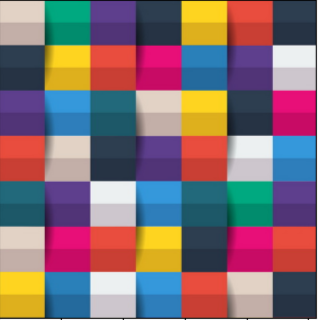
#> input picture test/test_basic_grama/image_rec/opencv_test/image/imgB2.png, 318 x 320 px
$ python exam_test.py
#> lines starting #> are read from the running program, lines starting #| are printed output that depends on the picture
import cv2  # 答题卡识别
import numpy as np
import pandas as pd
from matplotlib import pyplot as plt

from opencv_test.utils.cv2_related import cv_show

# [66 lines left out: functions judgeX, judgeY, imgBrightness, judge, judge_point, judge_ID, not called in this run]
def judge_Subject(subject,mode):
    return judge(subject[0][0],subject[0][1],mode)


# [224 lines left out: functions order_points, four_point_transform, red_img, hellotransform, not called in this run]
# 逆变换把正常转换为不正常
def transform_reverse():
    img = cv2.imread("../image/imgB2.png")  # 读取彩色图像(BGR)
#> img is the input picture: shape (320, 318, 3); mean B, G, R 116.2, 109.6, 133.6
    rows, cols, ch = img.shape
#> rows = 320; cols = 318; ch = 3

    pts1 = np.float32([[50, 50], [200, 50], [50, 200]])  # 初始位置
    pts2 = np.float32([[50, 100], [200, 50], [100, 250]])  # 终止位置
    MA = cv2.getAffineTransform(pts1, pts2)  # 计算 2x3 变换矩阵 MA
    dst = cv2.warpAffine(img, MA, (cols, rows))  # 实现仿射变换
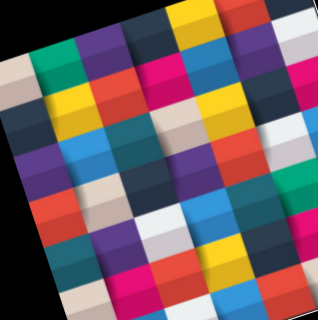
#> dst: shape (320, 318, 3); mean B, G, R 101.1, 95.8, 116.2

    plt.figure(figsize=(9, 6))
    plt.subplot(121), plt.imshow(cv2.cvtColor(img, cv2.COLOR_BGR2RGB)), plt.title("Original")
    plt.subplot(122), plt.imshow(cv2.cvtColor(dst, cv2.COLOR_BGR2RGB)), plt.title("warpAffine")
    plt.show()
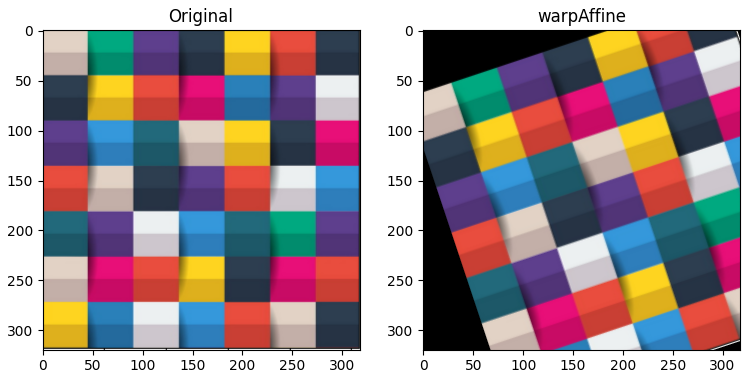
#> figure drawn by matplotlib, 2 panels

if __name__ == '__main__':
    transform_reverse()

$ run again, with test/test_basic_grama/image_rec/opencv_test/image/apple.png copied over test/test_basic_grama/image_rec/opencv_test/image/imgB2.png
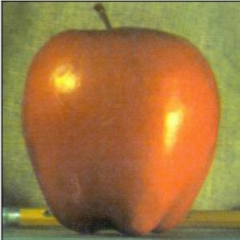
#> input picture test/test_basic_grama/image_rec/opencv_test/image/apple.png, 240 x 240 px
#> in transform_reverse, img is the input picture: shape (240, 240, 3); mean B, G, R 64.4, 118.2, 158.5
#> in transform_reverse, `dst = cv2.warpAffine(img, MA, (cols, rows))`:
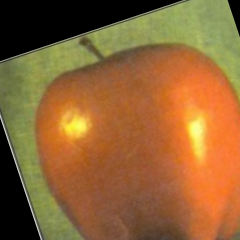
#> dst: shape (240, 240, 3); mean B, G, R 52.9, 100.7, 144
#> in transform_reverse, `plt.show()`:
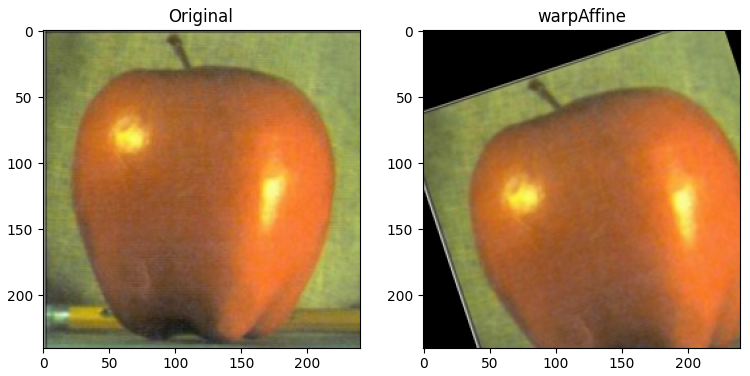
#> figure drawn by matplotlib, 2 panels
